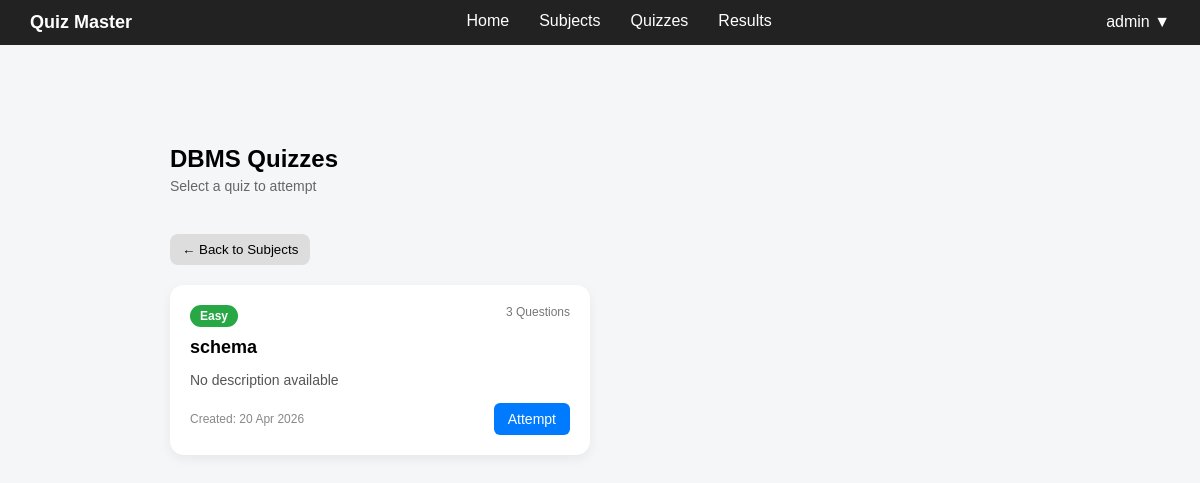
Screenshot of /student/subjects/1/quizzes (signed in) with the database file from the repository.
### controller/models.py (models this page shows)
class Subject(db.Model):
    __tablename__ = "subjects"
    id = db.Column(db.Integer, primary_key=True)
    name = db.Column(db.String(100), nullable=False)
    description = db.Column(db.Text)
    quizzes = db.relationship("Quiz", backref="subject", lazy=True)

class Quiz(db.Model):
    __tablename__ = "quizzes"
    id = db.Column(db.Integer, primary_key=True)
    title = db.Column(db.String(200), nullable=False)
    created_at = db.Column(db.DateTime, default=datetime.utcnow)
    subject_id = db.Column(db.Integer, db.ForeignKey("subjects.id"), nullable=False)
    questions = db.relationship("Question", backref="quiz", lazy=True)
    attempts = db.relationship("Attempt", backref="quiz", lazy=True)

### app.py (the view)
@app.route("/student/subjects/<int:subject_id>/quizzes")
def student_subject_quizzes(subject_id):
    if "user_id" not in session:
        flash("Please login first")
        return redirect(url_for("login"))
    subject = Subject.query.get_or_404(subject_id)
    quizzes = Quiz.query.filter_by(subject_id=subject_id).all()
    return render_template("student_subject_quizzes.html",subject=subject,quizzes=quizzes)

### templates/student_subject_quizzes.html (shortened to what this page needs)
{% extends "base.html" %}
{% block content %}
<div class="container">
    <div class="header">
        <div>
            <h1>{{ subject.name }} Quizzes</h1>
            <p class="subtitle">Select a quiz to attempt</p>
        </div>
    </div>
    <button class="back-btn" onclick="location.href='{{ url_for('student_subjects') }}'">
        ← Back to Subjects
    </button>
    <div class="quiz-grid">
        {% if quizzes %}
        {% for q in quizzes %}
        <div class="quiz-card">
            <div class="quiz-top">
                <span class="tag
                    {% if q.questions|length <= 10 %}easy
                    {% elif q.questions|length <= 15 %}medium
                    {% else %}hard
                    {% endif %}
                ">
                    {% if q.questions|length <= 10 %} Easy {% elif q.questions|length <=15 %} Medium {% else %} Hard {%
                        endif %} </span>
                        <span class="meta">
                            {{ q.questions|length }} Questions
                        </span>
            </div>
            <h3>{{ q.title }}</h3>
            <p>
                {{ q.description if q.description else "No description available" }}
            </p>
            <div class="quiz-bottom">
                <span class="small">
                    Created: {{ q.created_at.strftime('%d %b %Y') }}
                </span>
                <button class="btn attempt" onclick="location.href='{{ url_for('attempt_quiz', quiz_id=q.id) }}'">
                    Attempt
                </button>
            </div>
        </div>
        {% endfor %}
        {% else %}
        <p>No quizzes available.</p>
        {% endif %}
    </div>
</div>
{% endblock %}

### static/css/base.css (style rules this page uses)
body { font-family: Arial, sans-serif; background: #f4f6f8; margin: 0; }
.container { max-width: 1000px; margin: 30px auto; padding: 20px; border-radius: 12px; }
.tag { padding: 4px 8px; border-radius: 5px; font-size: 12px; color: white; }
.attempt { background: #6f42c1; }
.header { display: flex; justify-content: space-between; align-items: center; margin-bottom: 15px; }
.btn { padding: 8px 14px; border: none; border-radius: 6px; cursor: pointer; }
.subtitle { font-size: 14px; color: #666; margin-bottom: 20px; }
.quiz-grid { display: grid; grid-template-columns: repeat(2, 1fr); gap: 20px; }
.quiz-card { background: white; border-radius: 10px; padding: 20px; box-shadow: 0 2px 8px rgba(0, 0, 0, 0.08); }
.quiz-card h3 { font-size: 18px; margin-bottom: 10px; }
.quiz-card p { font-size: 14px; color: #555; margin-bottom: 6px; }
.container { max-width: 900px; margin: 30px auto; }
.header { display: flex; justify-content: space-between; align-items: center; margin-bottom: 20px; }
.header h1 { margin: 0; font-size: 24px; }
.subtitle { color: #666; font-size: 14px; margin-top: 5px; }
.btn { padding: 8px 14px; border-radius: 6px; border: none; cursor: pointer; font-size: 14px; }
.back-btn { margin-bottom: 20px; padding: 8px 12px; border: none; background: #ddd; border-radius: 8px; cursor: pointer; }
.quiz-card { background: white; padding: 20px; border-radius: 14px; box-shadow: 0 4px 12px rgba(0, 0, 0, 0.06); }
.quiz-top { display: flex; justify-content: space-between; margin-bottom: 10px; }
.tag { font-size: 12px; padding: 4px 10px; border-radius: 20px; color: white; font-weight: bold; }
.easy { background: #28a745; }
.meta { font-size: 12px; color: #777; }
.quiz-card h3 { margin: 5px 0; }
.quiz-card p { color: #555; font-size: 14px; }
.quiz-bottom { display: flex; justify-content: space-between; align-items: center; margin-top: 15px; }
.small { font-size: 12px; color: #888; }
.btn.attempt { background: #007bff; color: white; }

### rows the page displays
Subject: name "DBMS"
Quiz: questions|length "3", title "schema", description "No description available", created_at "20 Apr 2026"

### other values shown
{{ session.get('username', 'User') }} "admin"
